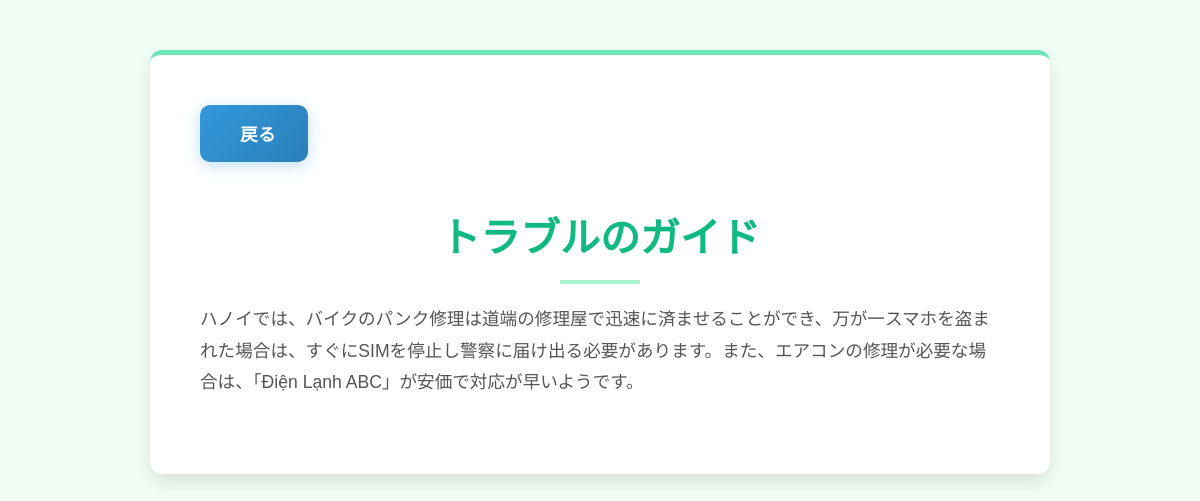
The app's page /general/detail/トラブル with its own data.
### app1/models.py (models this page shows, shortened)
class GuideBook(models.Model):
    id=models.UUIDField(primary_key=True,default=uuid.uuid4,editable=False)
    title=models.TextField(verbose_name="タイトル")
    body=models.TextField(verbose_name="本文")
    tag=models.ManyToManyField('Tags',verbose_name="tag",blank=True)
    created=models.DateTimeField(null=True,auto_now_add=True,verbose_name="作成時間")
    articles=models.IntegerField(null=True,verbose_name="参照した投稿の数")
    picture=models.ImageField(upload_to="app1/picture/",null=True,blank=True,verbose_name="picture")
    summary=models.TextField(null=True,verbose_name="要約")

### app1/views.py (the view)
class GuideBookDetailView(View):
    def get(self,request,tag):
        guidebook=GuideBook.objects.get(tag__name=tag)
        articles = Article.objects.all().order_by('-score')
        tid=Tags.objects.get(name=tag).id
        articles = articles.filter(tag__id=tid).order_by('-score')
        articles = articles.distinct()
        comments = Comment.objects.all()
        tags = Tags.objects.all()
        return render(request,"app1/guidebookdetail.html",{"guidebook":guidebook,"articles":articles,"comments":comments})

### templates/app1/guidebookdetail.html (shortened to what this page needs)
<head>
    {% load static %}
    <link rel="stylesheet" href ="{% static 'app1/css/guidebook.css' %} ">
</head>
<body>
    <div class="container">
        <button onclick="window.location.href='/general/'" class="back-button">
             戻る
        </button>
        <h3 class="text-center">{{guidebook.title}}</h3>
        <p>{{guidebook.body}}</p>
    </div>
</body>
</html>

### app1/static/app1/css/guidebook.css (style rules this page uses)
body { font-family: 'Noto Sans JP', sans-serif; line-height: 1.8; color: #444; background-color: #f0fdf4; margin: 0; padding: 20px; }
.container { max-width: 800px; margin: 30px auto; padding: 50px; background-color: #ffffff; box-shadow: 0 8px 16px rgba(0, 0, 0, 0.1); border-radius: 12px; border-top: 5px solid #6ee7b7; }
h3 { font-size: 2.5em; font-weight: 700; color: #10b981; margin-bottom: 20px; text-align: center; border-bottom: none; padding-bottom: 10px; position: relative; }
h3::after { content: ''; width: 80px; height: 4px; background-color: #a7f3d0; position: absolute; bottom: 0; left: 50%; transform: translateX(-50%); }
p { font-size: 1.1em; color: #555; margin-bottom: 25px; text-align: left; }
.text-center { text-align: center; }
.back-button { display: inline-flex; align-items: center; background: linear-gradient(135deg, #3498db 0%, #2980b9 100%); color: #fff; padding: 1rem 2rem; border-radius: 10px; text-decoration: none; font-weight: 600; font-size: 1.1rem; letter-spacing: 0.02em; transition: all 0.3s ease; box-shadow: 0 4px 16px rgba(52, 152, 219, 0.3); border: none; cursor: pointer; margin-top: none; }

### records on screen
GuideBook: title "トラブルのガイド", body "ハノイでは、バイクのパンク修理は道端の修理屋で迅速に済ませることができ、万が一スマホを盗まれた場合は、すぐにSIMを停止し警察に届け出る必要があります。また、エアコンの修理が必要な場合は、「Điện Lạnh ABC」が安価で対応が早いようです。"
